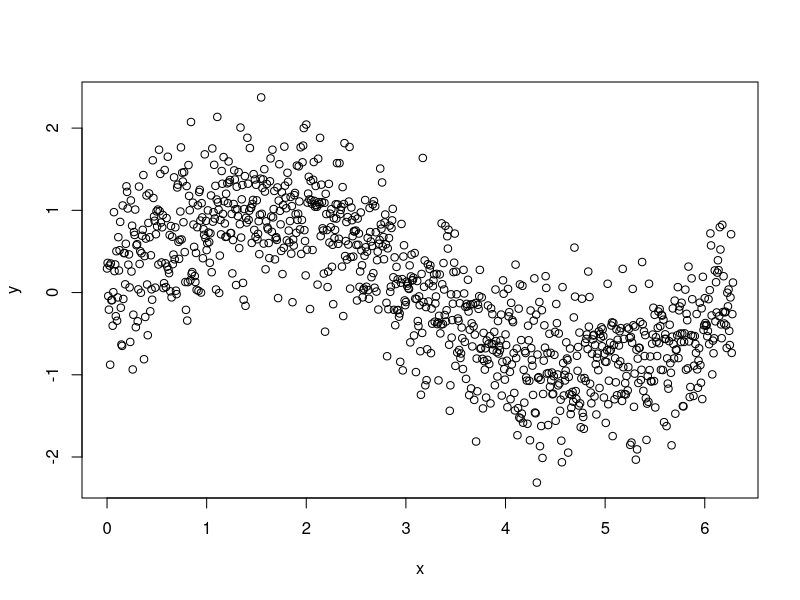
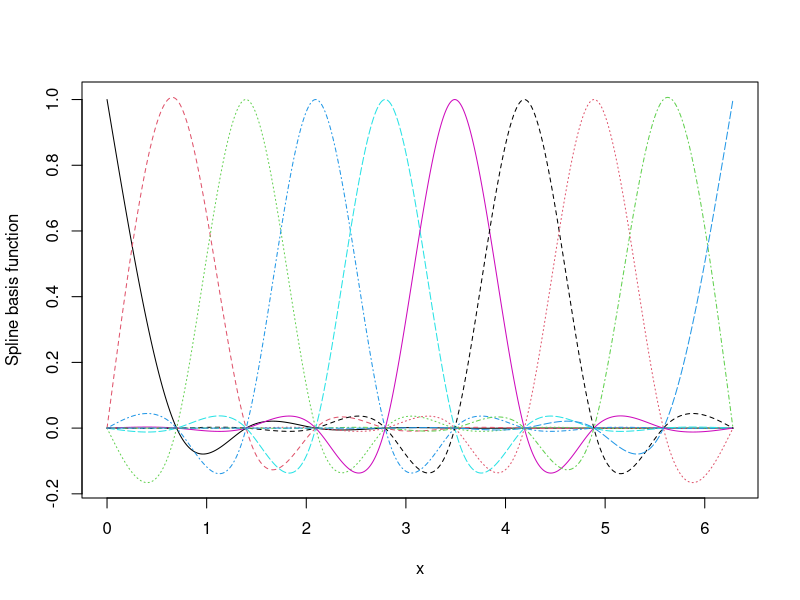
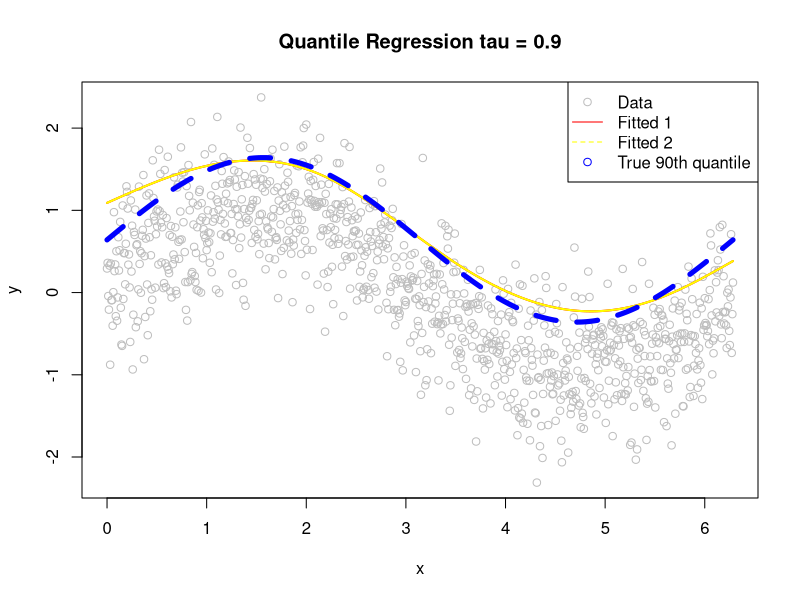
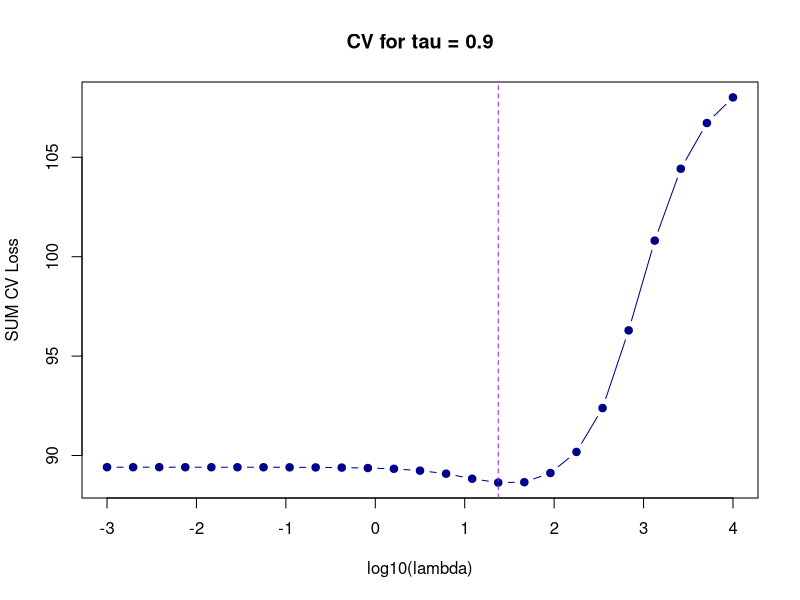
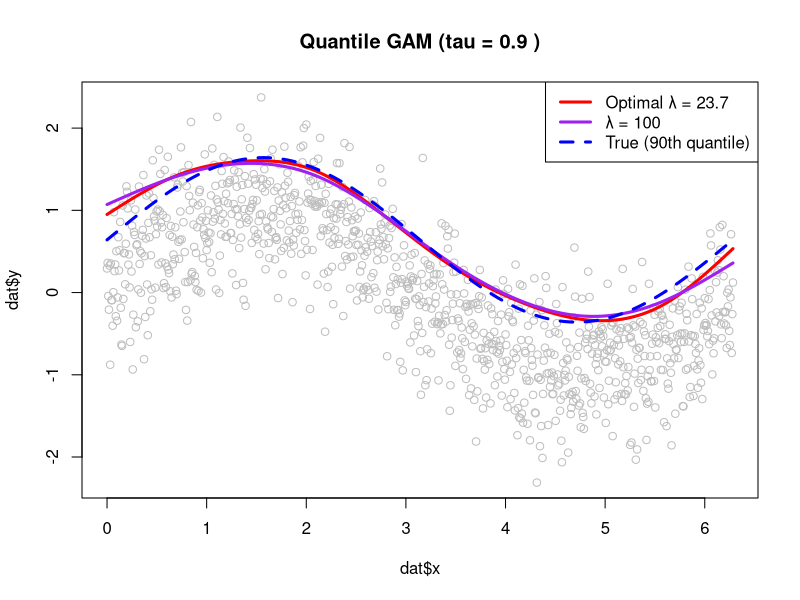
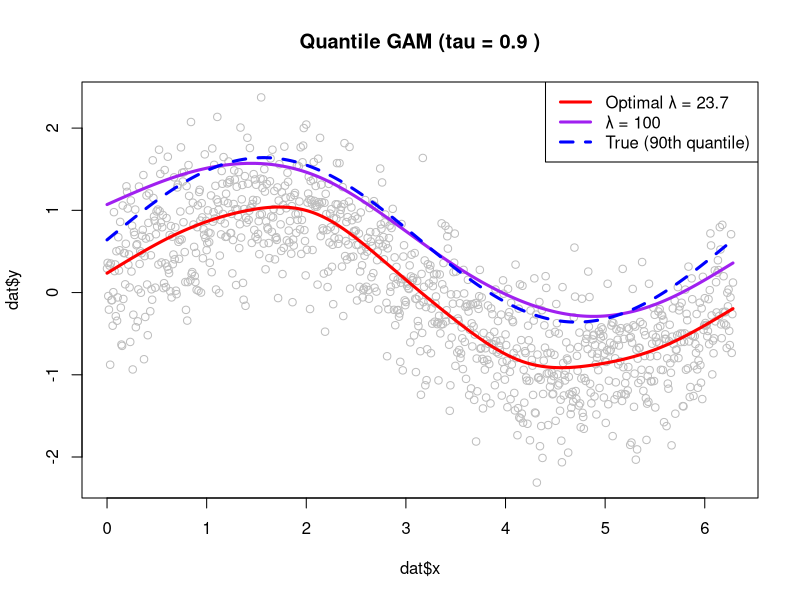

Here is the R script that generated these plots, in order:
## ---- chunk 1
knitr::opts_chunk$set(echo = TRUE)
require("knitr")
## ---- chunk 2
set.seed(12345)
## ---- chunk 3
n <- 1e3
x <- seq(0, 2*pi, length.out = n)
y <- sin(x) + rnorm(n, 0, 0.5)
dat <- data.frame(x = x, y = y)
plot(x, y)
## ---- chunk 4
library(mgcv)
sm <- smoothCon(s(x, k = 10, bs = "cr"), data=dat, knots=NULL)[[1]]
X <- sm$X
S <- sm$S[[1]] # penalty matrix S

fit <- lm(y ~ X-1, data = dat)

matplot(X, x = x, type = 'l', ylab = "Spline basis function")
## ---- chunk 5
# Computes ELF density and its derivatives w.r.t mu
dlf <- function(x, tau, mu, psi, log = FALSE, deriv = 0)
{
  sig <- 1
  y <- (x - mu) / sig
  out <- (1-tau) * y - psi * log(1 + exp(y / psi)) - log(sig * psi * beta(psi * (1 - tau), tau * psi))
  if (!log) out <- exp(out)
  if(deriv > 0)
  {
    out <- list("d" = out)
    dl <- dlogis(x, mu, psi*sig)
    pl <- plogis(x, mu, psi*sig)
    out$D <- sum((pl - (1-tau)) / sig)
    if(deriv > 1)
    {
      out$D2 <- sum(-dl / sig)
    }
  }
  return(out)
}

# Computes negative log-likelihood as a function of beta
negllkFun <- function(par, tau, psi, dat, X)
{
  mu <- X %*% par
  out <- - sum( dlf(x = dat, tau = tau, mu = mu, psi = psi, log = TRUE))
  return(out)
}

# Computes derivative of the log-likelihood w.r.t. beta
negGrad <- function(par, tau, psi, dat, X)
{
  mu <- X %*% par
  tmp <- lapply(1:length(mu),
                function(ii){
                  a <- - dlf(x = dat[ii], tau = tau, mu = mu[ii],
                  psi = psi, log = TRUE, deriv = 1)$D
                  return(a[1] * X[ii, ])
                }
  )
  out <- Reduce("+", tmp)
  return(out)
}
## ---- chunk 6
# version one of penalty -> this is smoothed
pen_negllk <- function(par, tau, psi, dat, X, S, lambda) {
  negllkFun(par, tau, psi, dat, X) + as.numeric(lambda * t(par) %*% (S %*% par))
}

pen_negGrad <- function(par, tau, psi, dat, X, S, lambda) {
  as.numeric(negGrad(par, tau, psi, dat, X)) + 2 * lambda * as.vector(S %*% par)
}

# second version of penalty
pen_ssqr2 <- function(beta, X, y, S, 
                     lambda,tau, psi =0.1, sigma =1){
  mu <- X %*% beta
  res <- (y-mu)
  pen <- as.numeric(t(beta) %*% S %*% beta) #produces a 1x1 matrix
  penalty <- lambda * pen
  #loss <- sum((tau -(res<0))* res) 
  loss <- negllkFun(beta, tau, psi, y, X)
  
  as.numeric(loss+penalty)
}

pen_ssqr2_grad <- function(beta, X, y, S, 
                     lambda,tau, psi =0.1, sigma =1){
  
  grad_loss <- negGrad(beta, tau, psi, y, X)   # SAME GRADIENT
  grad_pen  <- 2 * lambda * S %*% beta
  grad_loss + grad_pen
  
}
## ---- chunk 7
tau <- 0.9 #90th quantile
psi <- 0.1
lambda_1 <- 100
sigma <- 1

#true function
z_norm_90 <- qnorm(0.9)
sigma_true <-0.5 # true mean
sin_quantile_90 <- sin(x) +sigma_true * z_norm_90


fit_pen_1 <- optim(par = coef(fit),
                fn = pen_negllk,
                gr = pen_negGrad,
                tau = tau, psi = psi, dat = dat$y, X = X, S = S, lambda = lambda_1,
                method = "BFGS")

fit_pen_2 <- optim(par = coef(fit),
                 fn = pen_ssqr2,
                 gr = pen_ssqr2_grad,
                 tau = tau, psi = psi, y = dat$y, X = X, S = S, lambda = lambda_1,
                 method = "BFGS",
                 )

plot(x, y, col = "grey", main = paste("Quantile Regression tau =", tau))

lines(x, X %*% fit_pen_1$par, col = "red", lwd = 2)
lines(x, X %*% fit_pen_2$par, col = "yellow", lwd = 2) #this overlaps with other line as it has same value
lines(x, sin_quantile_90, col = "blue", lty = 2, lwd = 5) # True 90th quantile

legend("topright", legend = c("Data", "Fitted 1","Fitted 2", "True 90th quantile"), 
       col = c("grey", "red","yellow", "blue"), lty = c(NA, 1, 2), pch = c(1, NA, NA))
## ---- chunk 8
# -> we want to find lambda that represents the data (not too small lambda that will overfit the data(model) nor too large that oversmooth the model )

### --- PARAMETERS ---
k_folds <- 5
tau <- 0.9
psi <- 0.05
sigma <- 1
lambda_grid <- 10^seq(-3, 4, length.out = 25)  # 10^-3 to 10^4
set.seed(42)


n <- nrow(dat)
fold_ids <- sample(rep(1:k_folds, length.out = n))

# store mean validation loss
cv_results <- data.frame(lambda = lambda_grid,
                         sum_vall_loss = NA_real_)

# Precompute starting coefficients from full-data OLS (warm start)
start_coef <- coef(fit) #from lm(y ~ X - 1)

### --- K-FOLD LOOP over lambda values in grid ---
for (i in seq_along(lambda_grid)) {
  
  lambda <- lambda_grid[i]
  #fold_mean <- numeric(k_folds)
  fold_sum <- numeric(k_folds)

  for (fold in 1:k_folds) {

    # split
    train_idx <- which(fold_ids != fold)
    val_idx   <- which(fold_ids == fold)

    X_train <- X[train_idx, , drop = FALSE]
    y_train <- dat$y[train_idx]

    X_val   <- X[val_idx, , drop = FALSE]
    y_val   <- dat$y[val_idx]
    
    #OLS on training fold
    ols_train <- lm(y_train ~ X_train -1)
    start_beta <- coef(ols_train)
    if (length(start_beta) != ncol(X)) start_beta <- rep(0, ncol(X))
    
  

    # FIT on training (always same warm start for stability)
    fit_fold <- optim(par = start_beta,
                      fn = pen_ssqr2,
                      gr = pen_ssqr2_grad,
                      X = X_train,
                      y = y_train,
                      tau = tau, psi = psi,
                      S = S, lambda = lambda,
                      method = "BFGS")

    beta_hat <- fit_fold$par

    # VALIDATION PINBALL LOSS (NO PENALTY)
    resid_val <- as.numeric(y_val - X_val %*% beta_hat)
    pinball <- (tau - (resid_val < 0)) * resid_val

    #fold_mean[fold] <- mean(pinball)
    fold_sum[fold] <- sum(pinball) ## THIS WILL CALCULATE SUM CV LOSS, NOT MEAN CV LOSS
  }

  #cv_results$mean_val_loss[i] <- mean(fold_mean)
  cv_results$sum_val_loss[i] <- sum(fold_sum)
}

### --- CHOOSE BEST LAMBDA from sum cv loss---

#best_lambda_mean <- cv_results$lambda[which.min(cv_results$mean_val_loss)]
best_lambda_sum <- cv_results[which.min(cv_results$sum_val_loss), ]
best_lambda <- best_lambda_sum$lambda

#print(paste("Best λ (mean CV loss):", best_lambda_mean))
print(paste("Best λ (sum CV loss):",  best_lambda))
#paste("CV loss at optimal lambda is", round(best_lambda_sum, 6)) 
#optimal lambda when sum is minimal

  
# Refit final model on FULL DATA with best lambda
# Warm start: OLS on full data
ols_full <- lm(dat$y ~ X - 1)
start_full <- coef(ols_full)
if (length(start_full) != ncol(X)) start_full <- rep(0, ncol(X))

### --- PLOT CV CURVE ---
plot(log10(cv_results$lambda), cv_results$sum_val_loss,
     type = "b", pch = 19, col = "darkblue",
     xlab = "log10(lambda)",
     ylab = "SUM CV Loss",
     main = paste("CV for tau =", tau))

abline(v = log10(best_lambda),  col="purple", lty=2)


### --- FIT FINAL MODEL USING BEST LAMBDA ---
fit_best <- optim(par = start_full,
                   fn = pen_ssqr2,
                   gr = pen_ssqr2_grad,
                   X = X, y = dat$y,
                   tau = tau, psi = psi,
                   S = S, lambda = best_lambda,
                   method = "BFGS")

plot(dat$x, dat$y, col = "grey", main = paste("Quantile GAM (tau =", tau,")"))


### ALSO FIT λ=100 FOR COMPARISON
fit_100 <- optim(par = start_full,
                 fn = pen_ssqr2,
                 gr = pen_ssqr2_grad,
                 X = X, y = dat$y,
                 tau = tau, psi = psi,
                 S = S, lambda = 100,
                 method = "BFGS")

### --- PLOT RESULTS ---

lines(dat$x, X %*% fit_best$par, col = "red", lwd = 3)
lines(dat$x, X %*% fit_100$par, col = "purple", lwd = 3)
lines(x, sin_quantile_90, col = "blue", lty = 2, lwd = 3) #true function

legend("topright", 
       legend = c( paste("Optimal λ =", signif(best_lambda, 3)),
                   "λ = 100",
                   "True (90th quantile)" ), 
       col = c("red", "purple", "blue"),
       lty = c(1, 1, 2), lwd = 3
       )


## ---- chunk 9

### --- FIT FINAL MODEL USING BEST LAMBDA ---
fit_best <- optim(par = start_full,
                   fn = pen_ssqr2,
                   gr = pen_ssqr2_grad,
                   X = X, y = dat$y,
                   tau = 0.5, psi = psi,
                   S = S, lambda = best_lambda,
                   method = "BFGS")

plot(dat$x, dat$y, col = "grey", main = paste("Quantile GAM (tau =", tau,")"))


### ALSO FIT λ=100 FOR COMPARISON
fit_100 <- optim(par = start_full,
                 fn = pen_ssqr2,
                 gr = pen_ssqr2_grad,
                 X = X, y = dat$y,
                 tau = tau, psi = psi,
                 S = S, lambda = 100,
                 method = "BFGS")

### --- PLOT RESULTS ---

lines(dat$x, X %*% fit_best$par, col = "red", lwd = 3)
lines(dat$x, X %*% fit_100$par, col = "purple", lwd = 3)
lines(x, sin_quantile_90, col = "blue", lty = 2, lwd = 3) #true function

legend("topright", 
       legend = c( paste("Optimal λ =", signif(best_lambda, 3)),
                   "λ = 100",
                   "True (90th quantile)" ), 
       col = c("red", "purple", "blue"),
       lty = c(1, 1, 2), lwd = 3
       )
